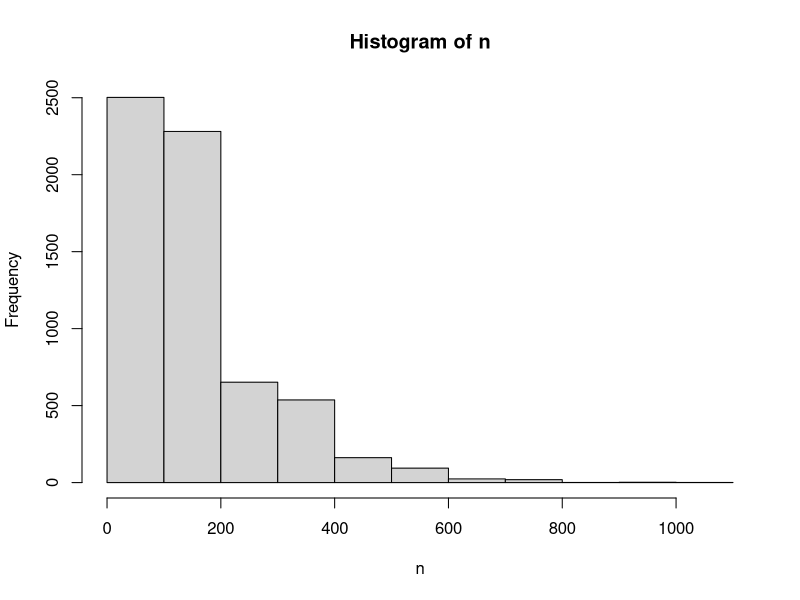

Reproduce this figure in R.
library(data.table)

set.seed(7778)
N_desired       <- 10000
N_locations     <- ceiling(N_desired/200)
N_avg_locations <- 1

toth <- fread("model-saltlake/data-raw/analysisData.txt")

# - `n`: total number of people in household
# - `a`: number who were antibody tested
# - `s`: number who responded to the survey but were not antibody tested
# - `aPP`: number who reported a prior positive test result and received a positive antibody test
# - `aPN`: number who reported a prior positive test result and received a negative antibody test
# - `aNP`: number who reported no prior positive test result and received a positive antibody test
# - `sP`: number who were surveyed, reported a prior positive test result, and did not receive an antibody test

setnames(
  toth,
  colnames(toth),
  c("household_size", "antibody_tested", "responded_but_not_tested", 
    "prior_pos_test_and_test_pos",
    "prior_pos_test_and_test_neg",
    "prior_neg_test_and_test_pos",
    "surveyed_prior_pos_test_and_not_tested",
    "freq"
    )
)

toth[, sum(household_size * freq)] # Total population

# Building the synthetic population --------------------------------------------
sizes <- toth[, sample(household_size, size = N_desired, replace = TRUE, prob = freq)]
sizes <- data.table(sizes, cum_size = cumsum(sizes))
sizes <- sizes[cum_size <= N_desired]
sizes[, household := 1L:.N]
sizes <- sizes[, .(household = rep(household, sizes))]
sizes[, id := (1L:.N) - 1]

# Adding the reminder
if (nrow(sizes) < N_desired)
  sizes <- rbind(
    sizes,
    data.table(
      household = max(sizes$household),
      id        = max(sizes$id) + 1L:(N_desired - nrow(sizes))
    ))

# Building ties between individuals
loc_size <- rpois(N_desired, N_avg_locations)

locations <- data.table(
  id  = rep(sizes$id, loc_size), 
  loc = sample.int(N_locations, sum(loc_size), replace = TRUE)
) |> unique()

locations <- merge(
  locations[,.(ego = id, loc)],
  locations[,.(alter = id, loc)],
  by = "loc", allow.cartesian = TRUE
)

locations <- locations[, .(
  ego   = fifelse(ego > alter, ego, alter),
  alter = fifelse(ego > alter, alter, ego)
  )] |> unique()


locations[, .(n = .N), by = .(ego)][, hist(n)]
locations[, .(n = .N), by = .(ego)][, quantile(n, prob = c(.025,.5,.975))]
locations[, .(n = .N), by = .(ego)][, mean(n)]
